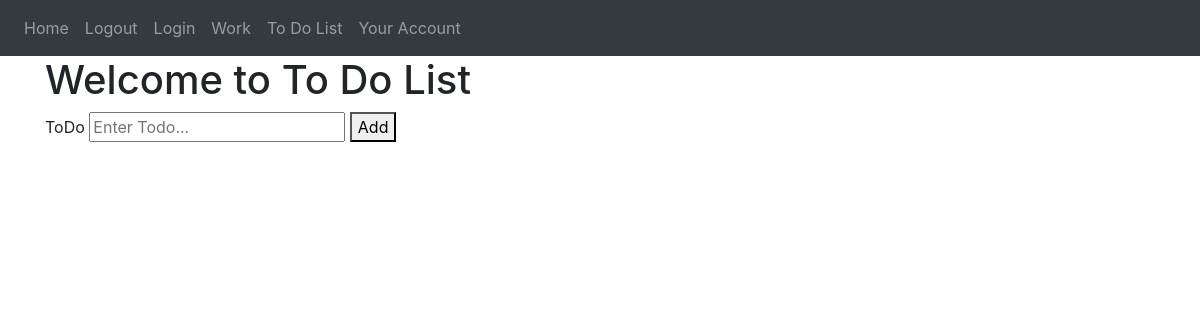
The app's page /todolist (signed in), older data.
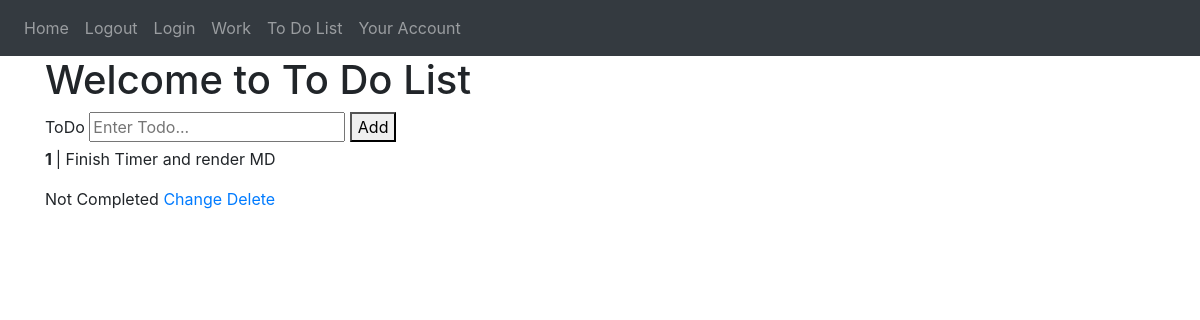
The same page, newer data.
### myapp/models.py (models this page shows)
class ToDo(db.Model):
    id = db.Column(db.Integer, primary_key= True)
    title = db.Column(db.String(100))
    complete = db.Column(db.Boolean)
    user_id = db.Column(db.Integer, db.ForeignKey('user.id'))

### myapp/routes.py (the view)
@views.route("/todolist", methods=['GET','POST'])
@login_required
def todolist():
    todolist = ToDo.query.all()
    print(todolist)
    return render_template("todolist.html", user=current_user, todolist=todolist)

### myapp/__init__.py (called while the page is built)
def create_app():
    myobj.config['SECRET_KEY'] = 'you-will-know'
    myobj.config['SQLALCHEMY_DATABASE_URI'] = 'sqlite:///' + os.path.join(basedir, 'database.db')
    myobj.config['SQLALCHEMY_TRACK_MODIFICATIONS'] = False
    myobj.config['UPLOAD_FOLDER'] = 'static/markdown'
    db.init_app(myobj)
    from .routes import views
    from .auth import auth
    myobj.register_blueprint(views, url_prefix='/')
    myobj.register_blueprint(auth, url_prefix='/')
    from .models import User, Note, ToDo
    create_database(myobj)
    login_manager = LoginManager()
    login_manager.login_view = 'auth.login'
    login_manager.init_app(myobj)
    @login_manager.user_loader
    def load_user(id):
        return User.query.get(int(id))
    return myobj

### myapp/templates/todolist.html
{% extends "base.html" %}
{% block content %}
<h1> Welcome to To Do List </h1>
<form action="/add" method="post">
  <div>
    <label for="title">ToDo</label>
    <input type = "text" name = "title" placeholder = "Enter Todo...">
    <button type="submit">Add</button>
  </div>
</form>
{% for todos in todolist %}
  <p> <b>{{todos.id}} </b>| {{todos.title}}</p>
  {% if todos.complete == False %}
    <span>Not Completed</span>
    {% else %}
    <span>Completed</span>
  {% endif %}
  <a href="/change/{{todos.id}}">Change</a>
  <a href="/delete/{{todos.id}}">Delete</a>
  {% endfor %}
{% endblock %}

### myapp/templates/base.html (shortened to what this page needs)
<!DOCTYPE html>
<html>
    <head>
        <link
          rel="stylesheet"
          href="https://stackpath.bootstrapcdn.com/bootstrap/4.4.1/css/bootstrap.min.css"
        />
        <link
          rel="stylesheet"
          href="https://stackpath.bootstrapcdn.com/font-awesome/4.7.0/css/font-awesome.min.css"
        />
      </head>
    <body>
        <nav class="navbar navbar-expand-lg navbar-dark bg-dark">
            <div class="collapse navbar-collapse" id="navbar">
              <div class="navbar-nav">
                {% if user.is_authenticated %}
                <a class="nav-item nav-link" id="home" href="/">Home</a>
                <a class="nav-item nav-link" id="logout" href="{{url_for('auth.logout')}}">Logout</a>
                <a class="nav-item nav-link" id="login" href="{{url_for('auth.login')}}">Login</a>
                <a class="nav-item nav-link" id="work" href="{{url_for('views.work')}}">Work</a>
                <a class="nav-item nav-link" id="todolist" href="{{url_for('views.todolist')}}">To Do List</a>
                <a class="nav-item nav-link" id="account" href="{{url_for('auth.account')}}">Your Account</a>
                {% else %}
                <a class="nav-item nav-link" id="home" href="/">Home</a>
                <a class="nav-item nav-link" id="login" href="/login">Login</a>
                <a class="nav-item nav-link" id="signUp" href="/sign-up">Sign Up</a>
                {% endif %}
              </div>
            </div>
          </nav>
        <div class="container">{% block content %} {% endblock %}</div>
    </body>
</html>

Row changes from the older to the newer data that the page shows:
added ToDo: id "1", title "Finish Timer and render MD", complete "Not Completed"
